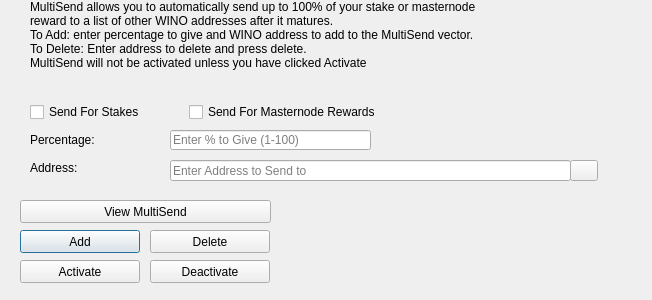
<?xml version="1.0" encoding="UTF-8"?>
<ui version="4.0">
 <class>MultiSendDialog</class>
 <widget class="QDialog" name="MultiSendDialog">
  <property name="windowModality">
   <enum>Qt::NonModal</enum>
  </property>
  <property name="geometry">
   <rect>
    <x>0</x>
    <y>0</y>
    <width>652</width>
    <height>300</height>
   </rect>
  </property>
  <property name="windowTitle">
   <string>MultiSend</string>
  </property>
  <widget class="QLineEdit" name="multiSendPercentEdit">
   <property name="geometry">
    <rect>
     <x>170</x>
     <y>130</y>
     <width>201</width>
     <height>20</height>
    </rect>
   </property>
   <property name="toolTip">
    <string>Enter whole numbers 1 - 100</string>
   </property>
   <property name="placeholderText">
    <string>Enter % to Give (1-100)</string>
   </property>
  </widget>
  <widget class="QLineEdit" name="multiSendAddressEdit">
   <property name="geometry">
    <rect>
     <x>170</x>
     <y>160</y>
     <width>401</width>
     <height>21</height>
    </rect>
   </property>
   <property name="toolTip">
    <string/>
   </property>
   <property name="placeholderText">
    <string>Enter Address to Send to</string>
   </property>
  </widget>
  <widget class="QLabel" name="label_2">
   <property name="geometry">
    <rect>
     <x>30</x>
     <y>0</y>
     <width>451</width>
     <height>121</height>
    </rect>
   </property>
   <property name="lineWidth">
    <number>1</number>
   </property>
   <property name="text">
    <string>MultiSend allows you to automatically send up to 100% of your stake or masternode reward to a list of other WINO addresses after it matures.
To Add: enter percentage to give and WINO address to add to the MultiSend vector.
To Delete: Enter address to delete and press delete.
MultiSend will not be activated unless you have clicked Activate</string>
   </property>
   <property name="alignment">
    <set>Qt::AlignLeading|Qt::AlignLeft|Qt::AlignTop</set>
   </property>
   <property name="wordWrap">
    <bool>true</bool>
   </property>
  </widget>
  <widget class="QLabel" name="message">
   <property name="geometry">
    <rect>
     <x>290</x>
     <y>200</y>
     <width>351</width>
     <height>91</height>
    </rect>
   </property>
   <property name="text">
    <string/>
   </property>
  </widget>
  <widget class="QPushButton" name="addButton">
   <property name="geometry">
    <rect>
     <x>20</x>
     <y>230</y>
     <width>120</width>
     <height>23</height>
    </rect>
   </property>
   <property name="toolTip">
    <string/>
   </property>
   <property name="statusTip">
    <string>Add to MultiSend Vector</string>
   </property>
   <property name="text">
    <string>Add</string>
   </property>
  </widget>
  <widget class="QPushButton" name="disableButton">
   <property name="geometry">
    <rect>
     <x>150</x>
     <y>260</y>
     <width>120</width>
     <height>23</height>
    </rect>
   </property>
   <property name="statusTip">
    <string>Deactivate MultiSend</string>
   </property>
   <property name="text">
    <string>Deactivate</string>
   </property>
  </widget>
  <widget class="QPushButton" name="addressBookButton">
   <property name="geometry">
    <rect>
     <x>570</x>
     <y>160</y>
     <width>28</width>
     <height>21</height>
    </rect>
   </property>
   <property name="toolTip">
    <string>Choose an address from the address book</string>
   </property>
   <property name="text">
    <string/>
   </property>
   <property name="icon">
    <iconset resource="../wino.qrc">
     <normaloff>:/icons/address-book</normaloff>:/icons/address-book</iconset>
   </property>
   <property name="shortcut">
    <string>Alt+A</string>
   </property>
   <property name="autoDefault">
    <bool>false</bool>
   </property>
  </widget>
  <widget class="QLabel" name="label">
   <property name="geometry">
    <rect>
     <x>30</x>
     <y>130</y>
     <width>121</width>
     <height>20</height>
    </rect>
   </property>
   <property name="toolTip">
    <string>Percentage of stake to send</string>
   </property>
   <property name="text">
    <string>Percentage:</string>
   </property>
  </widget>
  <widget class="QLabel" name="label_5">
   <property name="geometry">
    <rect>
     <x>30</x>
     <y>160</y>
     <width>111</width>
     <height>16</height>
    </rect>
   </property>
   <property name="toolTip">
    <string>Address to send portion of stake to</string>
   </property>
   <property name="text">
    <string>Address:</string>
   </property>
  </widget>
  <widget class="QPushButton" name="deleteButton">
   <property name="geometry">
    <rect>
     <x>150</x>
     <y>230</y>
     <width>120</width>
     <height>23</height>
    </rect>
   </property>
   <property name="toolTip">
    <string/>
   </property>
   <property name="statusTip">
    <string>Delete Address From MultiSend Vector</string>
   </property>
   <property name="text">
    <string>Delete</string>
   </property>
  </widget>
  <widget class="QPushButton" name="activateButton">
   <property name="geometry">
    <rect>
     <x>20</x>
     <y>260</y>
     <width>120</width>
     <height>23</height>
    </rect>
   </property>
   <property name="statusTip">
    <string>Activate MultiSend</string>
   </property>
   <property name="text">
    <string>Activate</string>
   </property>
  </widget>
  <widget class="QPushButton" name="viewButton">
   <property name="geometry">
    <rect>
     <x>20</x>
     <y>200</y>
     <width>251</width>
     <height>23</height>
    </rect>
   </property>
   <property name="toolTip">
    <string/>
   </property>
   <property name="statusTip">
    <string>View MultiSend Vector</string>
   </property>
   <property name="text">
    <string>View MultiSend</string>
   </property>
  </widget>
  <widget class="QWidget" name="horizontalLayoutWidget">
   <property name="geometry">
    <rect>
     <x>30</x>
     <y>100</y>
     <width>351</width>
     <height>24</height>
    </rect>
   </property>
   <layout class="QHBoxLayout" name="horizontalLayout">
    <item>
     <widget class="QCheckBox" name="multiSendStakeCheckBox">
      <property name="text">
       <string>Send For Stakes</string>
      </property>
     </widget>
    </item>
    <item>
     <widget class="QCheckBox" name="multiSendMasternodeCheckBox">
      <property name="text">
       <string>Send For Masternode Rewards</string>
      </property>
     </widget>
    </item>
   </layout>
  </widget>
 </widget>
 <resources>
  <include location="../wino.qrc"/>
 </resources>
 <connections/>
</ui>
